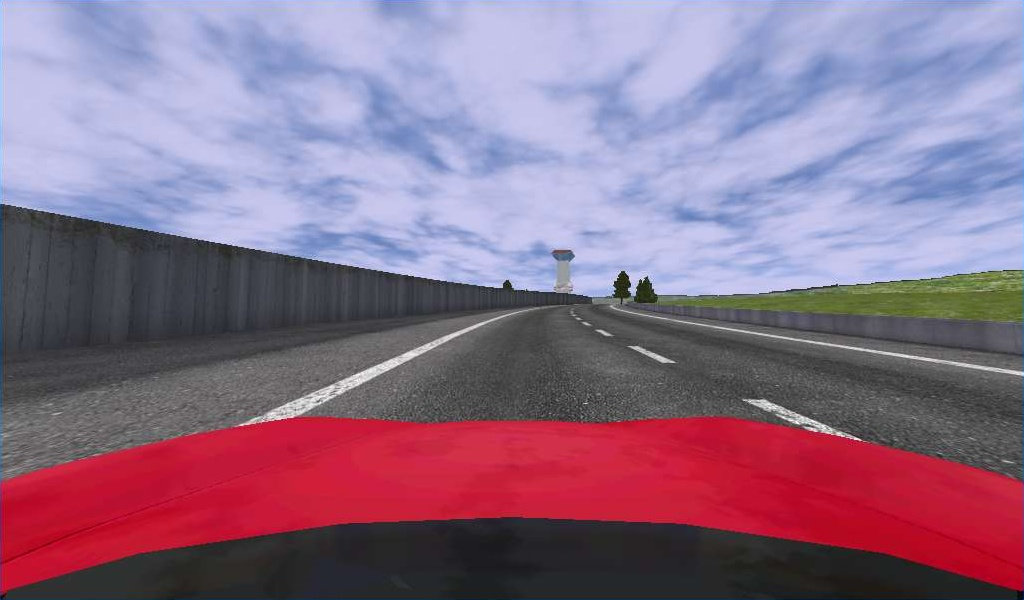
#> input picture Chapter3/test_images_sd/sd2.jpg, 1024 x 600 px
$ jupyter execute 02_lane_detection_notebook.ipynb   (shell and % lines are left out)   (older library calls are emulated)
#> lines starting #> are read from the running program, lines starting #| are printed output that depends on the picture; after the words box and inside, x2 and y2 are one past the last pixel; in counts of white or black regions, pixels touching at a corner belong together
### utils.py
import cv2
import os
import numpy as np
import matplotlib.pyplot as plt
import glob

save_files = True


# [41 lines left out: functions set_save_files, get_save_files, save_and_show, show, save, not called in this run]


def ensure_dir(filename):
    if not (os.path.isdir("out_images")):
        os.mkdir("out_images")
    dir = "out_images/" + filename.lower().replace(".jpg", "")
    if not (os.path.isdir(dir)):
        os.mkdir(dir)

    return dir


def save_dir(img, prefix, filename, scale=1):
    if (save_files and filename):
        cv2.imwrite(ensure_dir(filename) + "/" + prefix + filename, img if scale == 1 else np.uint8(scale * img))

    return img

# [35 lines left out: functions show_history, show_history_regression, not called in this run]


def rgb2gray(rgb):
    return np.dot(rgb[...,:3], [0.299, 0.587, 0.114])

def bgr2gray(rgb):
    return np.dot(rgb[...,:3], [0.114, 0.587, 0.299])

# [24 lines left out: functions find_files, double_shuffle, shuffle, not called in this run]

### Chapter3/02_lane_detection_notebook.ipynb
Lane detection
===

In this Notebook we will learn how to detect the lanes on a road.
This is an adaptation of the code present in 01_lane_detection.py, processing a single image.
For a complete description, please read the content of the book.

Import
==
We start importing what we need and initializing a few variables.

[cell 1]
import cv2
import os
import numpy as np
from copy import deepcopy

import sys
sys.path.append('../')

from utils import set_save_files, save_dir, ensure_dir, get_save_files
import matplotlib
from matplotlib.pyplot import imshow, figure, plot, clf

perspective_correction = None
perspective_correction_inv = None
perspective_trapezoid = None
warp_size = None
orig_size = None
left_fit_avg = None
right_fit_avg = None
MIN_DETECTIONS = 8
MAX_DETECTIONS = 10

Perspective
==
The first step is computing the values of the variables used for the perspective correction.
We can use these variables to "Warp" the area of the road that we are analyzing, to obtain a "bird's-eye view"

[cell 2]
# pt1, pt2, ptr3, and pt4 and four points defining a trapezoid used for the perspective correction
def compute_perspective(width, height, pt1, pt2, pt3, pt4):
    global perspective_trapezoid, perspective_dest

    perspective_trapezoid = [(pt1[0], pt1[1]), (pt2[0], pt2[1]), (pt3[0], pt3[1]), (pt4[0], pt4[1])]
    src = np.float32([pt1, pt2, pt3, pt4])
    # widest side on the trapezoid
    x1 = pt1[0]
    x2 = pt4[0]
    # height of the trapezoid
    y1 = pt1[1]
    y2 = pt2[1]
    h = y1 - y2
    # The destination is a rectangle with the height of the trapezoid and the width of the widest side
    dst = np.float32([[x1, h], [x1, 0], [x2, 0], [x2, h]])
    perspective_dest = [(x1, y1), (x1, y2), (x2, y2), (x2, y1)]

    global perspective_correction, perspective_correction_inv
    global warp_size, orig_size

    perspective_correction = cv2.getPerspectiveTransform(src, dst)
    perspective_correction_inv = cv2.getPerspectiveTransform(dst, src)
    warp_size = (width, h)
    orig_size = (width, height)

def warp(img, filename):
    img_persp = img.copy()

    cv2.line(img_persp, perspective_dest[0], perspective_dest[1], (255, 255, 255), 3)
    cv2.line(img_persp, perspective_dest[1], perspective_dest[2], (255, 255, 255), 3)
    cv2.line(img_persp, perspective_dest[2], perspective_dest[3], (255, 255, 255), 3)
    cv2.line(img_persp, perspective_dest[3], perspective_dest[0], (255, 255, 255), 3)

    cv2.line(img_persp, perspective_trapezoid[0], perspective_trapezoid[1], (0, 192, 0), 3)
    cv2.line(img_persp, perspective_trapezoid[1], perspective_trapezoid[2], (0, 192, 0), 3)
    cv2.line(img_persp, perspective_trapezoid[2], perspective_trapezoid[3], (0, 192, 0), 3)
    cv2.line(img_persp, perspective_trapezoid[3], perspective_trapezoid[0], (0, 192, 0), 3)

    return img_persp, cv2.warpPerspective(img, perspective_correction, warp_size, flags=cv2.INTER_LANCZOS4)

compute_perspective(1024, 600, [160, 425], [484, 310], [546, 310], [877, 425])

filename = "sd2.jpg"
img_bgr = cv2.imread("test_images_sd/" + filename)
#> img_bgr is the input picture: shape (600, 1024, 3); mean B, G, R 136.5, 111.7, 138.8
imshow(cv2.cvtColor(img_bgr, cv2.COLOR_RGB2BGR))
figure()
img_persp, img_warped = warp(img_bgr, filename)
imshow(cv2.cvtColor(img_persp, cv2.COLOR_RGB2BGR))
figure()
imshow(cv2.cvtColor(img_warped, cv2.COLOR_RGB2BGR))

Edge detection
==

We will now apply Scharr, to perform an edge detection on the image of the road.

[cell 3]
def edge_detection(channel, filename):
    edge_x = cv2.Scharr(channel, cv2.CV_64F, 1, 0)  # Edge detection using the Scharr operator
    edge_x = np.absolute(edge_x)

    return save_dir(np.uint8(255 * edge_x / np.max(edge_x)), "edge_", filename)

img_hls = cv2.cvtColor(img_warped, cv2.COLOR_BGR2HLS).astype(np.float)
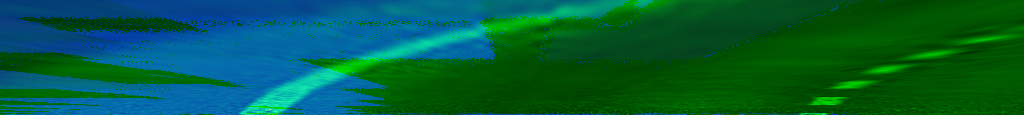
#> img_hls: shape (115, 1024, 3) float64; mean B, G, R 60.9, 93.7, 1.8
img_edge = edge_detection(img_warped[:, :, 1], filename)
#> in edge_detection, `edge_x = cv2.Scharr(channel, cv2.CV_64F, 1, 0)`:
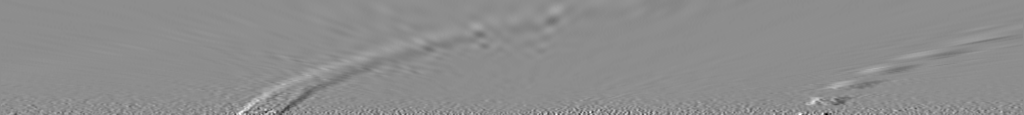
#> edge_x: shape (115, 1024) float64; min -1320, max 1066, mean 0.3; drawn with min black and max white
imshow(cv2.cvtColor(img_edge, cv2.COLOR_RGB2BGR))

Thresholding
==

The next step is applying a threshold, to reduce the noise; to optimize the result, the threshold changes gradually.

[cell 4]
def threshold(channel_threshold, channel_edge, filename):
    # Gradient threshold
    binary = np.zeros_like(channel_edge)
    height = binary.shape[0]

    threshold_up = 15
    threshold_down = 60
    threshold_delta = threshold_down - threshold_up

    for y in range(height):
        binary_line = binary[y, :]
        edge_line = channel_edge[y, :]
        threshold_line = threshold_up + threshold_delta * y / height
        binary_line[edge_line >= threshold_line] = 255

    binary[(channel_threshold >= 140) & (channel_threshold <= 255)] = 255

    binary_threshold = np.zeros_like(channel_threshold)
    binary_threshold[(channel_threshold >= 140) & (channel_threshold <= 255)] = 255

    return binary, binary_threshold

(img_binary_combined, img_binary_solo) = threshold(img_hls[:, :, 1], img_edge, filename)
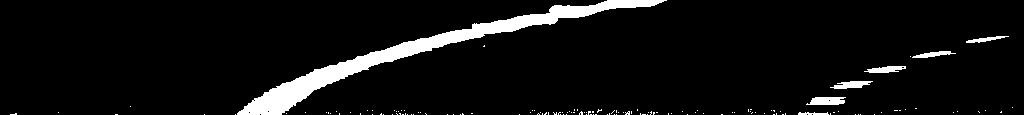
#> img_binary_combined: shape (115, 1024); 6.1% white; 140 white regions (133 under 20 px), largest, box (x1, y1, x2, y2) and area: (237, 0, 667, 115) 5945, (806, 97, 846, 105) 261, (830, 81, 873, 89) 213
#> img_binary_solo: shape (115, 1024) float64; 5.6% white; 11 white regions (4 under 20 px), largest, box (x1, y1, x2, y2) and area: (239, 0, 667, 115) 5742, (809, 97, 846, 105) 211, (833, 81, 873, 89) 189

imshow(img_binary_combined)

Histogram
==
Now we will copute the histogram, to detect the position of the lines.

[cell 5]
def histogram(img):
    partial_img = img[img.shape[0] * 2 // 3:, :]  # Select the bottom part (one third of the image)
    hist = np.sum(partial_img, axis=0)

    plot(hist)

    return hist

hist = histogram(img_binary_combined)
#> in histogram, `partial_img = img[img.shape[0] * 2 // 3:, :]`:
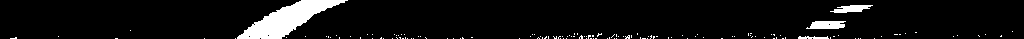
#> partial_img: shape (39, 1024); 6.6% white; 135 white regions (131 under 20 px), largest, box (x1, y1, x2, y2) and area: (237, 0, 348, 39) 1832, (806, 21, 846, 29) 261, (830, 5, 873, 13) 213, (798, 36, 829, 39) 66
#> in histogram, `hist = np.sum(partial_img, axis=0)`: hist = 1024 values, max 7905 at index 281, min 0 at index 0, mean 655.7
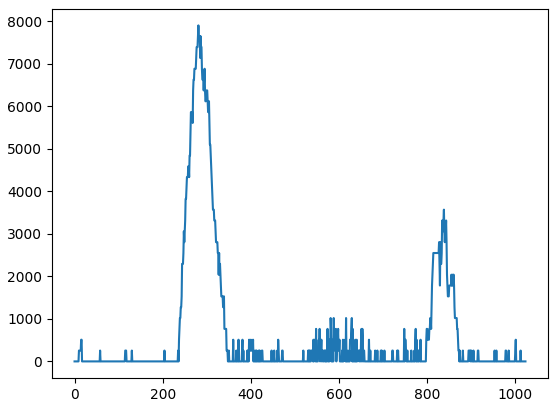
#> figure drawn by matplotlib, 1 panel; curve peaks at x = 281, y = 7905

Lanes
==
We will now detect the lanes using the histogram and the slide window technique.

[cell 6]
class HistLanes:
    def __init__(self, x_left, x_right, left_confidence, right_confidence):
        self.x_left = x_left
        self.x_right = x_right
        self.left_confidence = left_confidence
        self.right_confidence = right_confidence

def lanes_full_histogram(histogram):
    size = len(histogram)
    max_index_left = np.argmax(histogram[0:size // 2])
    max_index_right = np.argmax(histogram[size // 2:]) + size // 2

    return HistLanes(max_index_left, max_index_right, histogram[max_index_left], histogram[max_index_right])

def moving_average(prev_average, new_value, beta):
    return beta * prev_average + (1 - beta) * new_value if prev_average is not None else new_value

# Single lane line
class Line:
    lane_indexes = None
    # pixel positions
    x = None
    y = None

    # Fit a second order polynomial to each
    fit = None
    # Plotting parameters
    fitx = None

    # Histogram
    hist_x = None


# Data collected during the sliding windows phase
class SlideWindow:
    left = Line()
    right = Line()
    hist = None

    left_avg = None
    right_avg = None

    ploty = None

    def __init__(self, hist, left_lane_indexes, right_lane_indexes, non_zero_x, non_zero_y):
        self.left.lane_indexes = np.concatenate(left_lane_indexes)
        self.right.lane_indexes = np.concatenate(right_lane_indexes)
        self.left.hist_x = hist.x_left
        self.right.hist_x = hist.x_right
        # Extract left and right positions
        self.left.x = non_zero_x[self.left.lane_indexes]
        self.left.y = non_zero_y[self.left.lane_indexes]
        self.right.x = non_zero_x[self.right.lane_indexes]
        self.right.y = non_zero_y[self.right.lane_indexes]

    def plot_lines(self, img, color_left=(0, 255, 255), color_right=(0, 255, 255)):
        left = []
        right = []
        for i in range(0, len(self.ploty)):
            left.append((self.left.fitx[i], self.ploty[i]))
            right.append((self.right.fitx[i], self.ploty[i]))

        cv2.polylines(img, np.int32([left]), False, color_left)
        cv2.polylines(img, np.int32([right]), False, color_right)

        return img


def fit_slide_window(binary_warped, hist, left_lane_indexes, right_lane_indexes, non_zero_x, non_zero_y):
    sw = SlideWindow(hist, left_lane_indexes, right_lane_indexes, non_zero_x, non_zero_y)

    # y coordinates
    sw.ploty = np.array([float(x) for x in range(binary_warped.shape[0])])

    if len(sw.left.y) == 0:
        return False, sw

    # Fit a second order polynomial to approximate the points
    left_fit = np.polynomial.polynomial.polyfit(sw.left.y, sw.left.x, 2)
    right_fit = np.polynomial.polynomial.polyfit(sw.right.y, sw.right.x, 2)

    global left_fit_avg, right_fit_avg

    left_fit_avg = moving_average(left_fit_avg, left_fit, 0.92)
    right_fit_avg = moving_average(right_fit_avg, right_fit, 0.92)

    # Generate list of x and y values, using the terms of the polynomial
    # x = Ay^2 + By + C;
    sw.left.fitx = left_fit_avg[2] * sw.ploty ** 2 + left_fit_avg[1] * sw.ploty + left_fit_avg[0]
    sw.right.fitx = right_fit_avg[2] * sw.ploty ** 2 + right_fit_avg[1] * sw.ploty + right_fit_avg[0]

    return True, sw

def slide_window(img, binary_warped, hist, num_windows):
    img_height = binary_warped.shape[0]
    window_height = np.int(img_height / num_windows)
    # Indices (e.g. coordinates) of the pixels that are not zero
    non_zero = binary_warped.nonzero()
    non_zero_y = np.array(non_zero[0])
    non_zero_x = np.array(non_zero[1])
    # Current positions, to be updated while sliding the window; we start with the ones identified with the histogram
    left_x = hist.x_left
    right_x = hist.x_right
    margin = 80
    # Set minimum number of pixels found to recenter window
    min_pixels = 25
    left_lane_indexes = []
    right_lane_indexes = []

    out_img = img.copy()

    for idx_window in range(num_windows):
        # X range where we expect the left lane to land
        win_x_left_min = left_x - margin
        win_x_left_max = left_x + margin
        # X range where we expect the right lane to land
        win_x_right_min = right_x - margin
        win_x_right_max = right_x + margin
        # Y range that we are analyzing
        win_y_top = img_height - idx_window * window_height
        win_y_bottom = win_y_top - window_height

        # Show the windows
        cv2.rectangle(out_img, (win_x_left_min, win_y_bottom), (win_x_left_max, win_y_top), (255, 255, 255), 2)
        cv2.rectangle(out_img, (win_x_right_min, win_y_bottom), (win_x_right_max, win_y_top), (255, 255, 255), 2)

        # Non zero pixels in x and y
        non_zero_left = ((non_zero_y >= win_y_bottom) & (non_zero_y < win_y_top) & (non_zero_x >= win_x_left_min) & (
                non_zero_x < win_x_left_max)).nonzero()[0]
        non_zero_right = ((non_zero_y >= win_y_bottom) & (non_zero_y < win_y_top) & (non_zero_x >= win_x_right_min) & (
                non_zero_x < win_x_right_max)).nonzero()[0]

        left_lane_indexes.append(non_zero_left)
        right_lane_indexes.append(non_zero_right)
        # If you found > min_pixels pixels, recenter next window on the mean position
        if len(non_zero_left) > min_pixels:
            left_x = np.int(np.mean(non_zero_x[non_zero_left]))

        if len(non_zero_right) > min_pixels:
            right_x = np.int(np.mean(non_zero_x[non_zero_right]))

    valid, sw = fit_slide_window(binary_warped, hist, left_lane_indexes, right_lane_indexes, non_zero_x, non_zero_y)

    if valid :
        out_img[non_zero_y[sw.left.lane_indexes], non_zero_x[sw.left.lane_indexes]] = [0, 255, 192]
        out_img[non_zero_y[sw.right.lane_indexes], non_zero_x[sw.right.lane_indexes]] = [0, 255, 192]
        img_plot = sw.plot_lines(out_img)

        imshow(img_plot)

    return valid, sw

lanes = lanes_full_histogram(hist)
#> in lanes_full_histogram, `size = len(histogram)`: size = 1024
#> in lanes_full_histogram, `max_index_left = np.argmax(histogram[0:size // 2])`: max_index_left = 281
#> in lanes_full_histogram, `max_index_right = np.argmax(histogram[size // 2:]) + size // 2`: max_index_right = 838
#> in __init__, `self.x_left = x_left`: self.x_left = 281
#> in __init__, `self.x_right = x_right`: self.x_right = 838
#> in __init__, `self.left_confidence = left_confidence`: self.left_confidence = 7905
#> in __init__, `self.right_confidence = right_confidence`: self.right_confidence = 3570

ret, sw = slide_window(img_warped, img_binary_combined, lanes, 15)
#> in slide_window, `non_zero = binary_warped.nonzero()`: non_zero = 7229 positions, rows 0 to 114, columns 10 to 1012
#> in slide_window, `non_zero_y = np.array(non_zero[0])`: non_zero_y = 7229 values from 0 to 114
#> in slide_window, `non_zero_x = np.array(non_zero[1])`: non_zero_x = 7229 values, max 1012 at index 6583, min 10 at index 7068, mean 486.8
#> in slide_window, `left_x = hist.x_left`: left_x = 281
#> in slide_window, `right_x = hist.x_right`: right_x = 838
#> the loop in slide_window, `for idx_window in range(num_windows):` made 15 passes
#> (win_x_left_min, win_x_left_max, win_x_right_min, win_x_right_max, left_x, right_x) on passes 1, 2, 3, 4, 5, 7, 9, 11, 12: (201, 361, 758, 918, 264, 819), (184, 344, 739, 899, 271, 825), (191, 351, 745, 905, 281, 827), (201, 361, 747, 907, 291, 843), (211, 371, 763, 923, 307, 853), (244, 404, 773, 933, 340, 885), (283, 443, 805, 965, 386, 931), (330, 490, 851, 1011, 434, 980), (354, 514, 900, 1060, 465, 998)
#> (win_x_left_min, win_x_left_max, win_x_right_min, win_x_right_max, left_x) on passes 6, 8, 10, 13, 14, 15: (227, 387, 773, 933, 324), (260, 420, 805, 965, 363), (306, 466, 851, 1011, 410), (385, 545, 918, 1078, 496), (416, 576, 918, 1078, 528), (448, 608, 918, 1078, 564)
#> after the loop in slide_window, `for idx_window in range(num_windows):`:
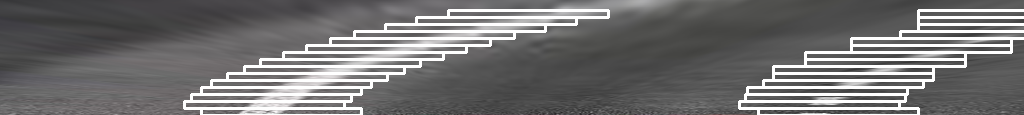
#> out_img: shape (115, 1024, 3); mean B, G, R 113.8, 113.5, 114.1
#> after the loop in slide_window, `for idx_window in range(num_windows):`: left_lane_indexes = 15 items
#> in fit_slide_window, `left_fit = np.polynomial.polynomial.polyfit(sw.left.y, sw.left.x, 2)`: left_fit = [636, -5.76, 0.0217]
#> in fit_slide_window, `right_fit = np.polynomial.polynomial.polyfit(sw.right.y, sw.right.x, 2)`: right_fit = [1181, -5.92, 0.0239]
#> in fit_slide_window, `left_fit_avg = moving_average(left_fit_avg, left_fit, 0.92)`: left_fit_avg = [636, -5.76, 0.0217]
#> in fit_slide_window, `right_fit_avg = moving_average(right_fit_avg, right_fit, 0.92)`: right_fit_avg = [1181, -5.92, 0.0239]
#> in slide_window, `valid, sw = fit_slide_window(binary_warped, hist, left_lane_indexes, r..`: valid = True
#> in plot_lines, `cv2.polylines(img, np.int32([right]), False, color_right)`:
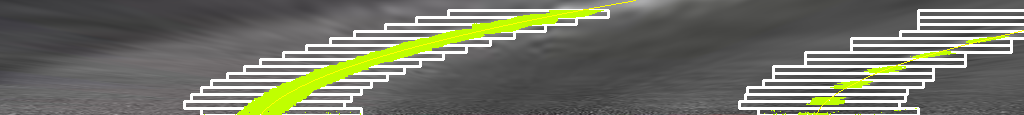
#> img: shape (115, 1024, 3); mean B, G, R 102.3, 116, 113.4
#> ret = True

Lanes!
==
Finally, we are ready to show the lanes on the original image.

[cell 7]
def show_lanes(sw, img_warped, img_orig):
    img = img_warped.copy()

    if sw.left:
        fitx_points_warped = np.float32([np.transpose(np.vstack([sw.left.fitx, sw.ploty]))])
        fitx_points = cv2.perspectiveTransform(fitx_points_warped, perspective_correction_inv)
        left_line_warped = np.int_(fitx_points_warped[0])
        left_line = np.int_(fitx_points[0])
        n = len(left_line)

        for i in range(n - 1):
            cv2.line(img_orig, (left_line[i][0], left_line[i][1]), (left_line[i + 1][0], left_line[i + 1][1]),
                     (0, 255, 0), 5)
            cv2.line(img, (left_line_warped[i][0], left_line_warped[i][1]),
                     (left_line_warped[i + 1][0], left_line_warped[i + 1][1]), (0, 255, 0), 5)

    if sw.right:
        fitx_points_warped = np.float32([np.transpose(np.vstack([sw.right.fitx, sw.ploty]))])
        fitx_points = cv2.perspectiveTransform(fitx_points_warped, perspective_correction_inv)
        right_line_warped = np.int_(fitx_points_warped[0])
        right_line = np.int_(fitx_points[0])

        for i in range(len(right_line) - 1):
            cv2.line(img_orig, (right_line[i][0], right_line[i][1]), (right_line[i + 1][0], right_line[i + 1][1]),
                     (0, 0, 255), 5)
            cv2.line(img, (right_line_warped[i][0], right_line_warped[i][1]),
                     (right_line_warped[i + 1][0], right_line_warped[i + 1][1]), (0, 0, 255), 5)

    return img, img_orig

left_lanes = deepcopy(sw.left)
right_lanes = deepcopy(sw.right)

img_lane, img_lane_orig = show_lanes(sw, img_warped, img_bgr)
#> in show_lanes, `fitx_points = cv2.perspectiveTransform(fitx_points_warped, perspective..`: fitx_points = 115 pairs, first value 282.6 to 525.2, second value 310 to 414.4
#> in show_lanes, `left_line = np.int_(fitx_points[0])`: left_line = 115 pairs, first value 282 to 525, second value 310 to 414
#> in show_lanes, `n = len(left_line)`: n = 115
#> after the loop in show_lanes, `for i in range(n - 1):`:
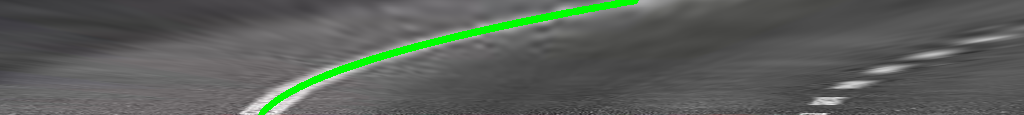
#> img: shape (115, 1024, 3); mean B, G, R 89.2, 94.9, 89.7
#> in show_lanes, `fitx_points = cv2.perspectiveTransform(fitx_points_warped, perspective..`: fitx_points = 115 pairs, first value 571.9 to 791.1, second value 310 to 414.4
#> in show_lanes, `right_line = np.int_(fitx_points[0])`: right_line = 115 pairs, first value 571 to 791, second value 310 to 414
#> the loop in show_lanes, `for i in range(len(right_line) - 1):` made 114 passes
#> after the loop in show_lanes, `for i in range(len(right_line) - 1):`:
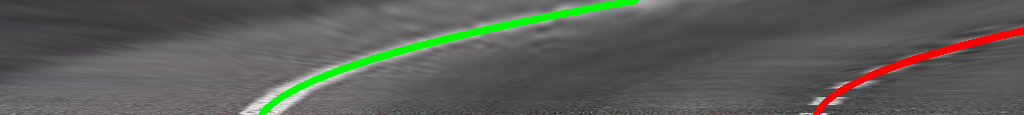
#> img: shape (115, 1024, 3); 1.35% of pixels changed, all inside (x1, y1, x2, y2) = (813, 27, 1024, 115)
#> after the loop in show_lanes, `for i in range(len(right_line) - 1):`:
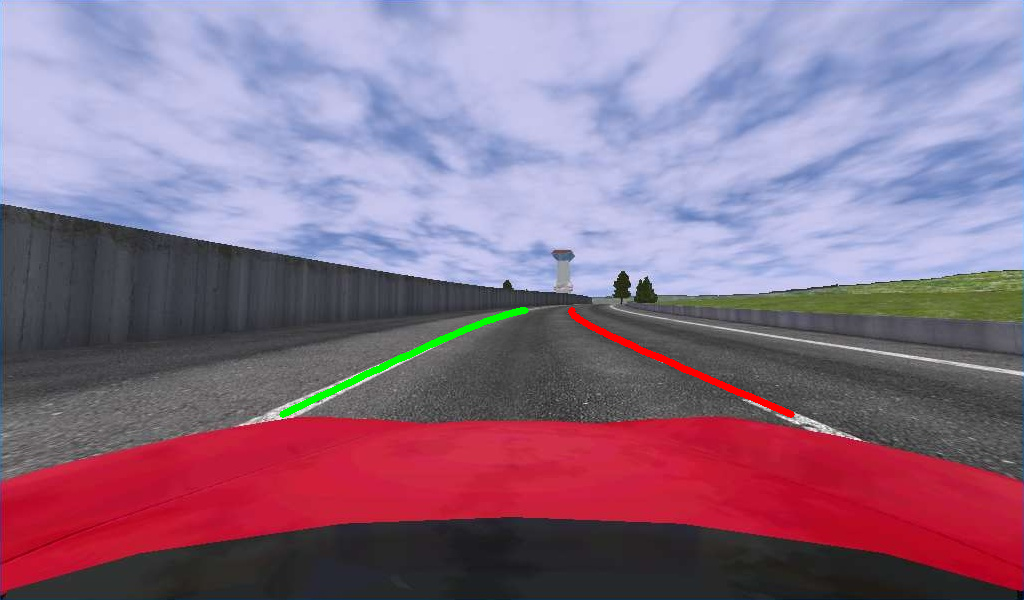
#> img_orig: shape (600, 1024, 3); mean B, G, R 135.6, 111.6, 138.7

imshow(cv2.cvtColor(img_lane, cv2.COLOR_RGB2BGR))
figure()
imshow(cv2.cvtColor(img_lane_orig, cv2.COLOR_RGB2BGR))
